Frame 1 (no input): blank canvas, image omitted
Frame 60 (the mouse pressed at the canvas centre just before this capture): blank canvas, image omitted
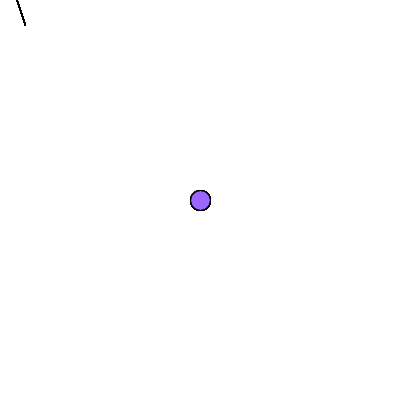
Frame 120 (the mouse held since frame 60 and released just before this capture)

The Processing sketch whose frames 1 and 60 were blank and that drew this single picture after the mouse press (run headless with seeded random() and noise(); from frame 60 on, the mouse is pressed at the canvas centre):

// Processing sketch: processing_98992
// ── processing_98992.pde

int counter;

void setup() 
{  //setup function called initially, only once
  size(400, 400);
  background(255);  //set background white
  counter = 0;
}

void draw() 
{  //draw function loops 
    counter++;
    fill(random(255),100,255,50);
  
  if(mousePressed == true) 
  { 
        ellipse(mouseX, mouseY, 20, 20);
        if(counter > 400)
        {
            background(255);  //set background white
            counter = 0;
        }
  }
  else 
  {
      fill( 0, 598, 196 );
      line( mouseX, mouseY - 50 , 25, 25 );  
  }
  
}
